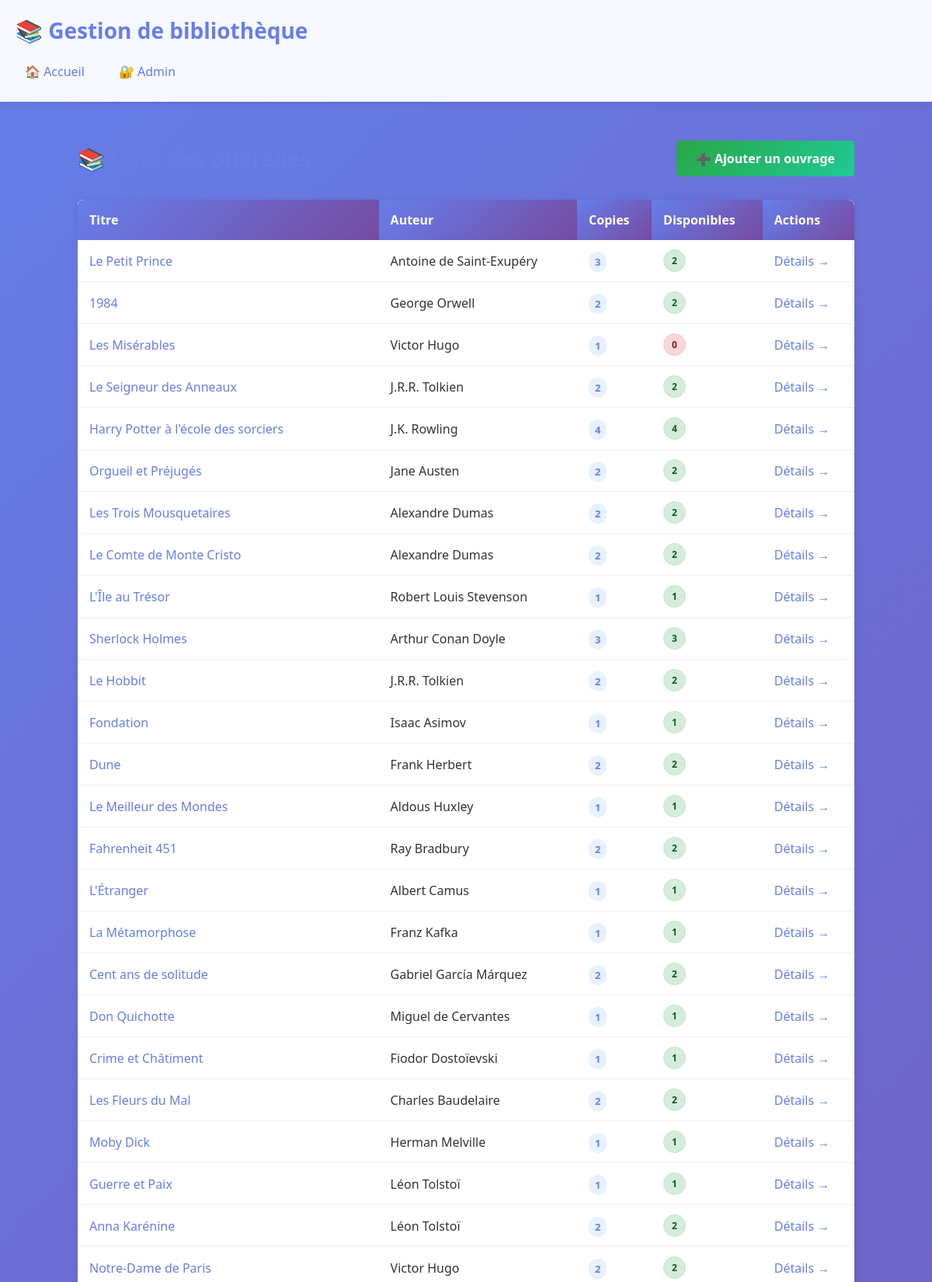
/books (upper part), run on the app's committed database.
### models.py (models this page shows)
class Book(db.Model):
    id = db.Column(db.Integer, primary_key=True)
    title = db.Column(db.String(250), nullable=False)
    author = db.Column(db.String(200))
    total_copies = db.Column(db.Integer, default=1)
    loans = db.relationship('Loan', backref='book', lazy=True)
    reservations = db.relationship('Reservation', backref='book', lazy=True)
    def available_copies(self):
        borrowed = Loan.query.filter_by(book_id=self.id, returned=False).count()
        return max(0, self.total_copies - borrowed)

### app.py (the view)
@app.route('/books')
def list_books():
    books = Book.query.all()
    return render_template('books.html', books=books)

### templates/books.html (shortened to what this page needs)
{% extends 'layout.html' %}
{% block content %}
<div class="books-container">
  <div class="books-header">
    <h2>📚 Liste des ouvrages</h2>
    <a href="/add_book" class="btn-add-book">➕ Ajouter un ouvrage</a>
  </div>
  {% if books %}
    <div class="books-table">
      <table>
        <thead>
          <tr>
            <th>Titre</th>
            <th>Auteur</th>
            <th>Copies</th>
            <th>Disponibles</th>
            <th>Actions</th>
          </tr>
        </thead>
        <tbody>
          {% for b in books %}
          <tr>
            <td class="title-cell">
              <a href="{{ url_for('book_detail', book_id=b.id) }}">{{ b.title }}</a>
            </td>
            <td>{{ b.author }}</td>
            <td>
              <span class="copies-badge">{{ b.total_copies }}</span>
            </td>
            <td>
              {% if b.available_copies() > 0 %}
                <span class="badge success">{{ b.available_copies() }}</span>
              {% else %}
                <span class="badge danger">0</span>
              {% endif %}
            </td>
            <td>
              <a href="{{ url_for('book_detail', book_id=b.id) }}" class="action-link">Détails →</a>
            </td>
          </tr>
          {% endfor %}
        </tbody>
      </table>
    </div>
  {% else %}
    <div class="empty-state">
      <p>Aucun livre dans la bibliothèque</p>
      <a href="/add_book" class="btn-add-first">➕ Ajouter le premier livre</a>
    </div>
  {% endif %}
</div>
{% endblock %}

### static/style.css (style rules this page uses)
* { margin: 0; padding: 0; box-sizing: border-box; }
body { font-family: 'Segoe UI', Tahoma, Geneva, Verdana, sans-serif; background: linear-gradient(135deg, #667eea 0%, #764ba2 100%); min-height: 100vh; color: #333; }
table { width: 100%; border-collapse: collapse; background: white; box-shadow: 0 2px 10px rgba(0, 0, 0, 0.1); border-radius: 8px; overflow: hidden; }
th { background: linear-gradient(135deg, #667eea 0%, #764ba2 100%); color: white; padding: 15px; text-align: left; font-weight: 600; }
td { padding: 12px 15px; border-bottom: 1px solid #eee; }
.success { background: #d4edda; color: #155724; border: 1px solid #c3e6cb; }
.danger { background: #f8d7da; color: #721c24; border: 1px solid #f5c6cb; }
h2 { color: white; margin: 20px 0 15px 0; font-size: 24px; }
a { color: #667eea; text-decoration: none; }
.badge { display: inline-block; padding: 5px 10px; border-radius: 20px; font-size: 12px; font-weight: 600; }
.badge.success { background: #d4edda; color: #155724; }
.badge.danger { background: #f8d7da; color: #721c24; }

### templates/books.html (style rules this page uses)
.books-container { max-width: 1000px; margin: 0 auto; }
.books-header { display: flex; justify-content: space-between; align-items: center; margin-bottom: 30px; flex-wrap: wrap; gap: 15px; }
.books-header h2 { color: #667eea; font-size: 28px; margin: 0; }
.btn-add-book { background: linear-gradient(135deg, #28a745 0%, #20c997 100%); color: white; padding: 12px 25px; border-radius: 4px; text-decoration: none; text-align: center; font-weight: 600; transition: all 0.3s; }
.books-table { background: white; border-radius: 8px; box-shadow: 0 2px 10px rgba(0, 0, 0, 0.1); overflow: hidden; }
.books-table table { width: 100%; border-collapse: collapse; }
.books-table th { background: linear-gradient(135deg, #667eea 0%, #764ba2 100%); color: white; padding: 15px; text-align: left; font-weight: 600; }
.books-table td { padding: 12px 15px; border-bottom: 1px solid #eee; }
.title-cell a { color: #667eea; text-decoration: none; font-weight: 500; }
.copies-badge { background: #e8f1ff; color: #667eea; padding: 4px 8px; border-radius: 12px; font-size: 13px; font-weight: 600; }
.action-link { color: #667eea; text-decoration: none; font-weight: 500; transition: all 0.2s; }

### data on the page
Book: title "Le Petit Prince", author "Antoine de Saint-Exupéry", total_copies "3", available_copies "2"
Book: title "1984", author "George Orwell", total_copies "2", available_copies "2"
Book: title "Les Misérables", author "Victor Hugo", total_copies "1", shows "0"
Book: title "Le Seigneur des Anneaux", author "J.R.R. Tolkien", total_copies "2", available_copies "2"
Book: title "Harry Potter à l'école des sorciers", author "J.K. Rowling", total_copies "4", available_copies "4"
Book: title "Orgueil et Préjugés", author "Jane Austen", total_copies "2", available_copies "2"
Book: title "Les Trois Mousquetaires", author "Alexandre Dumas", total_copies "2", available_copies "2"
Book: title "Le Comte de Monte Cristo", author "Alexandre Dumas", total_copies "2", available_copies "2"
Book: title "L'Île au Trésor", author "Robert Louis Stevenson", total_copies "1", available_copies "1"
Book: title "Sherlock Holmes", author "Arthur Conan Doyle", total_copies "3", available_copies "3"
Book: title "Le Hobbit", author "J.R.R. Tolkien", total_copies "2", available_copies "2"
Book: title "Fondation", author "Isaac Asimov", total_copies "1", available_copies "1"
Book: title "Dune", author "Frank Herbert", total_copies "2", available_copies "2"
Book: title "Le Meilleur des Mondes", author "Aldous Huxley", total_copies "1", available_copies "1"
Book: title "Fahrenheit 451", author "Ray Bradbury", total_copies "2", available_copies "2"
Book: title "L'Étranger", author "Albert Camus", total_copies "1", available_copies "1"
Book: title "La Métamorphose", author "Franz Kafka", total_copies "1", available_copies "1"
Book: title "Cent ans de solitude", author "Gabriel García Márquez", total_copies "2", available_copies "2"
Book: title "Don Quichotte", author "Miguel de Cervantes", total_copies "1", available_copies "1"
Book: title "Crime et Châtiment", author "Fiodor Dostoïevski", total_copies "1", available_copies "1"
Book: title "Les Fleurs du Mal", author "Charles Baudelaire", total_copies "2", available_copies "2"
Book: title "Moby Dick", author "Herman Melville", total_copies "1", available_copies "1"
Book: title "Guerre et Paix", author "Léon Tolstoï", total_copies "1", available_copies "1"
Book: title "Anna Karénine", author "Léon Tolstoï", total_copies "2", available_copies "2"
Book: title "Notre-Dame de Paris", author "Victor Hugo", total_copies "2", available_copies "2"
